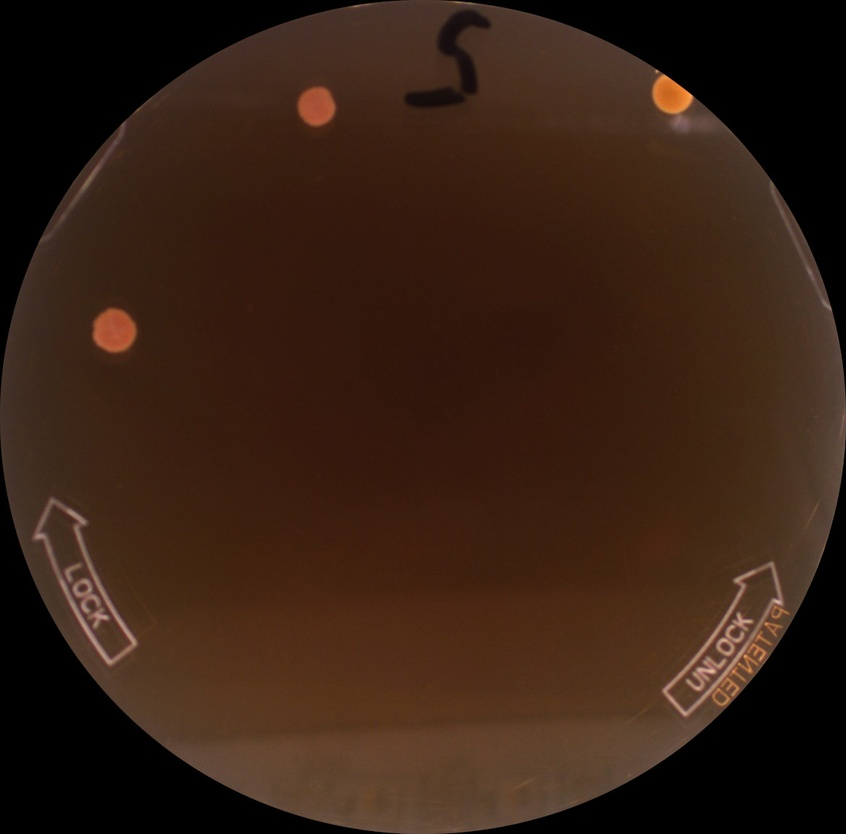
#> input picture pos15.jpg, 846 x 834 px, shrunk from 1164 x 1148 before the run
$ python opencv.py   (older library calls are emulated)
#> lines starting #> are read from the running program, lines starting #| are printed output that depends on the picture; after the words box and inside, x2 and y2 are one past the last pixel; in counts of white or black regions, pixels touching at a corner belong together
# %%
import cv2
from matplotlib import pyplot as plt
import numpy as np

# %%
im = cv2.imread('pos15.jpg', 0)
#> im: shape (834, 846); min 0, max 200, mean 37.6

# %%
plt.imshow(im)

# %%

kernel = np.ones((5,5), dtype = np.float)/25
im_fltd = cv2.medianBlur(im, 3)
edges = cv2.Canny(im, 50,100)
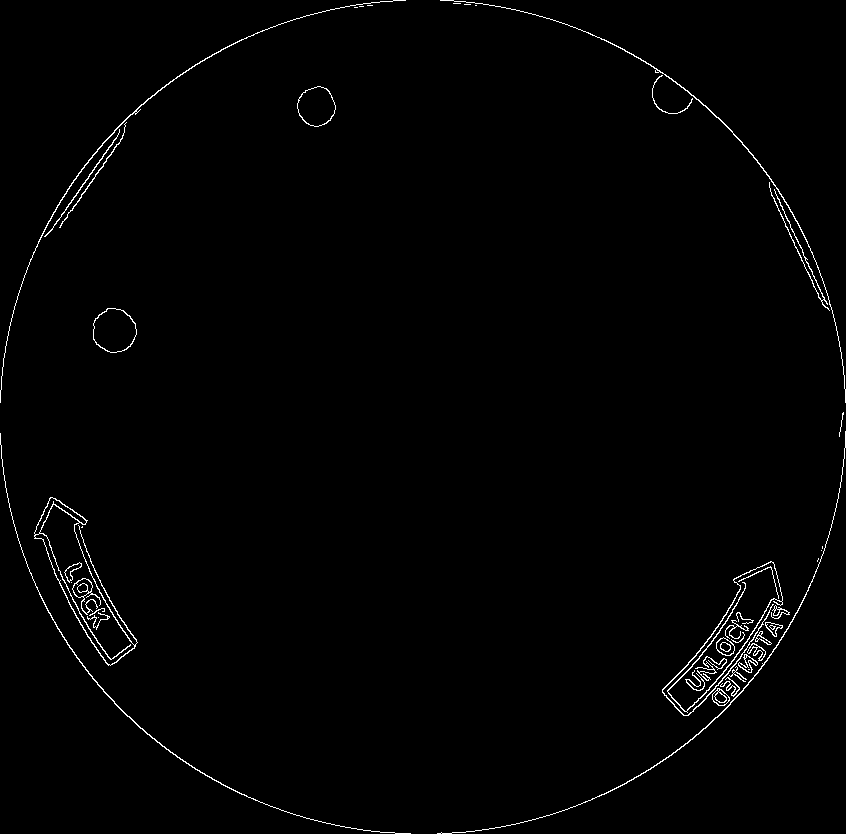
#> edges: shape (834, 846); 1.1% white in thin lines or dots
plt.imshow(edges)

# %%
plt.hist(im.flat, 100)
# %%

im_eq = cv2.equalizeHist(im)
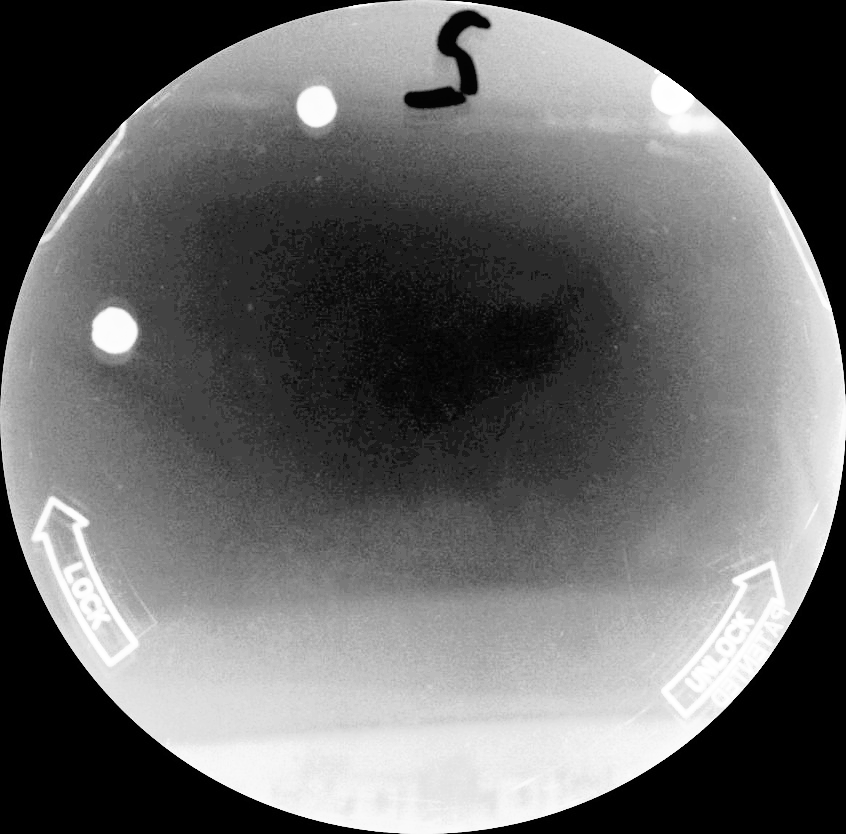
#> im_eq: shape (834, 846); min 0, max 255, mean 104.1
plt.imshow(im_eq)
# %%

clahe = cv2.createCLAHE(clipLimit = 2.0, tileGridSize = (15,15))
cl_im = clahe.apply(im)
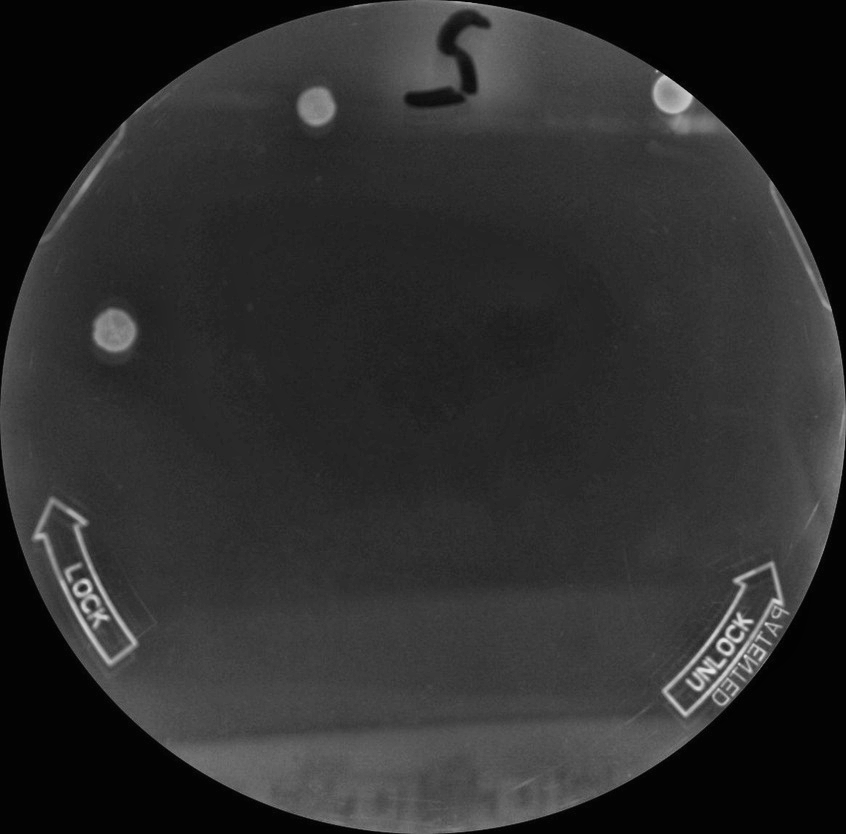
#> cl_im: shape (834, 846); min 2, max 234, mean 45.6
plt.imshow(cl_im)

# %%
def create_circular_mask(h, w, center=None, radius=None):
    '''
    Creates a mask of dimentions, height = h, width = x, with a circle marked true,
    located at the center and having radius  = radius
    I modified it from here:
    https://stackoverflow.com/questions/44865023/how-can-i-create-a-circular-mask-for-a-numpy-array
    '''
    if center is None: # use the middle of the image
        center = (int(w/2), int(h/2))
    if radius is None: # use the smallest distance between the center and image walls
        radius = min(center[0], center[1], w-center[0], h-center[1])

    #Compute square of the radius to avoid computing sqrt on every step
    radius_sq = radius**2

    Y, X = np.ogrid[:h, :w]
    dist_from_center_sq = (X - center[0])**2 + (Y-center[1])**2

    mask = dist_from_center_sq <= radius_sq

    return mask


# %%
# Otsu thresholding
mask = create_circular_mask(im.shape[0], im.shape[1])
ret, th = cv2.threshold(im[mask], 0,255, cv2.THRESH_BINARY+cv2.THRESH_OTSU)
#> ret = 55
im_th = im.copy()
im_th[im<ret] = 0
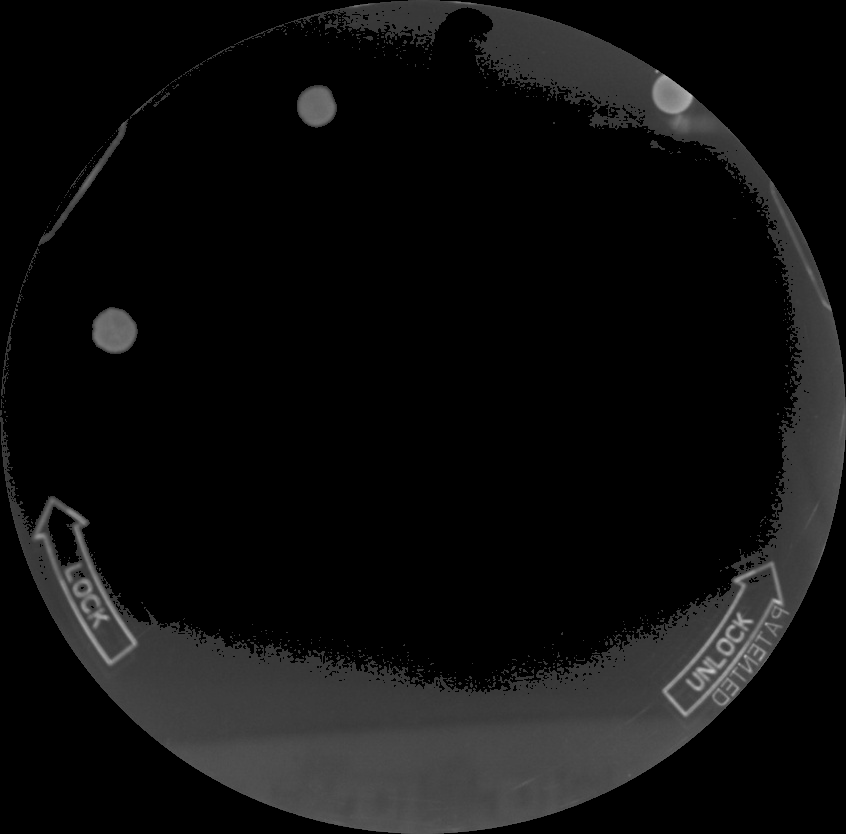
#> im_th: shape (834, 846); min 0, max 200, mean 14.6
im_th[im>ret] = 255
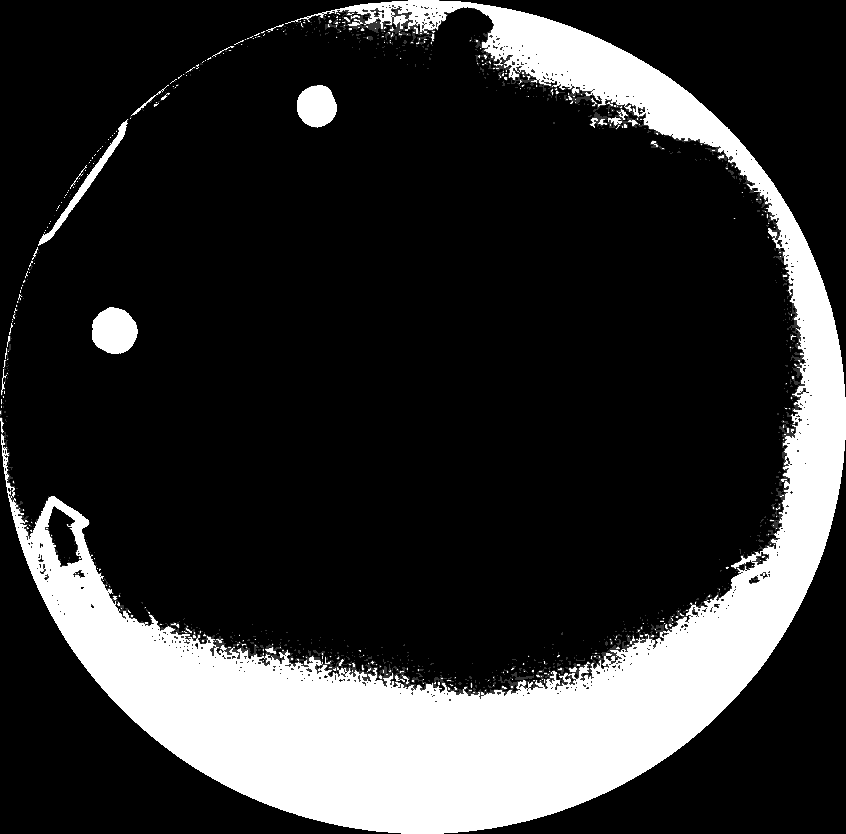
#> im_th: shape (834, 846); 19.37% of pixels changed, all inside (x1, y1, x2, y2) = (0, 0, 846, 834)
plt.imshow(im_th)

# %%
# Erosion and dilation
kernel = np.ones((5,5), dtype = np.uint8)
erosion = cv2.erode(im_th, kernel, iterations =1)
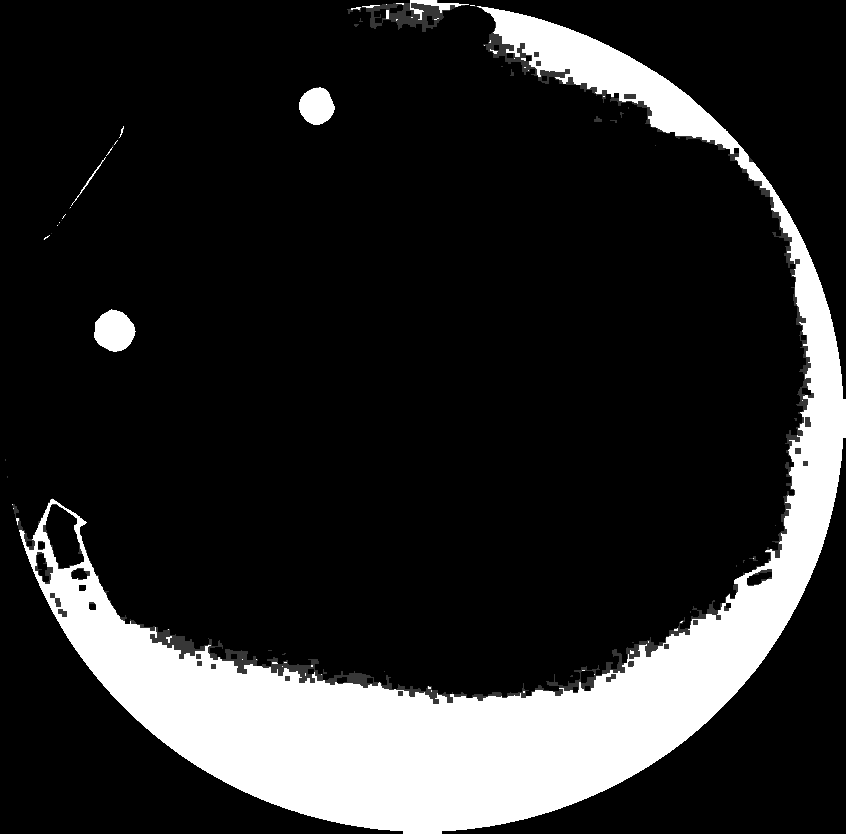
#> erosion: shape (834, 846); min 0, max 255, mean 41.6
dilation = cv2.dilate(erosion, kernel, iterations =1)
plt.imshow(dilation)
# %%
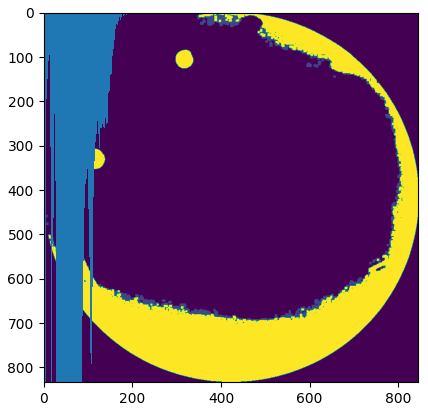
#> figure drawn by matplotlib, 1 panel

$ run again, with pos12.jpg copied over pos15.jpg
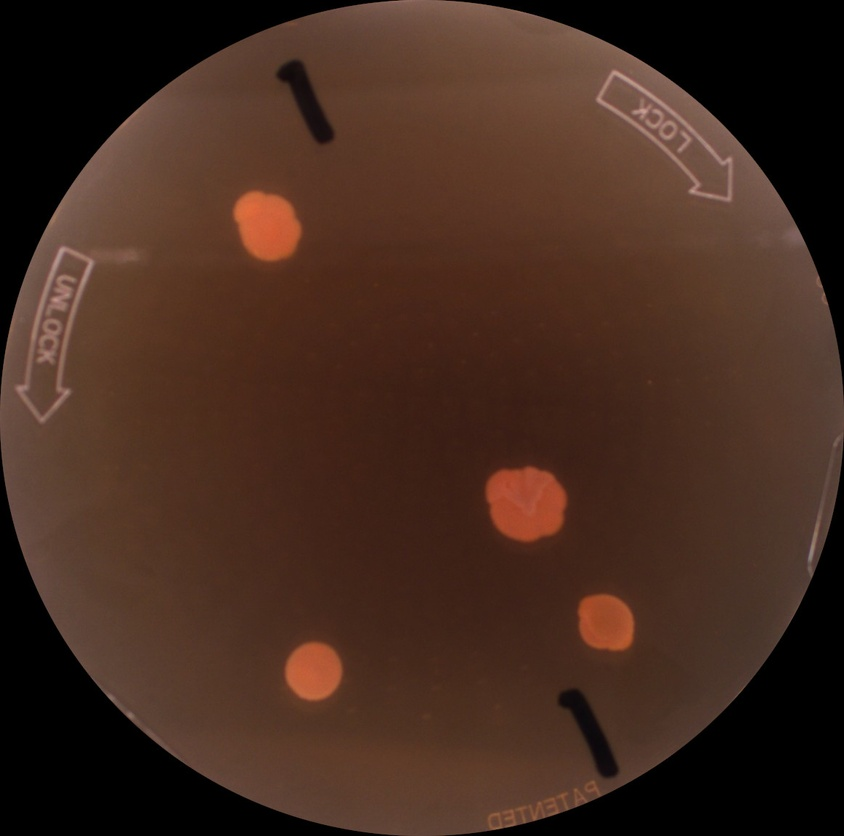
#> input picture pos12.jpg, 844 x 836 px, shrunk from 1162 x 1150 before the run
#> `edges = cv2.Canny(im, 50,100)`:
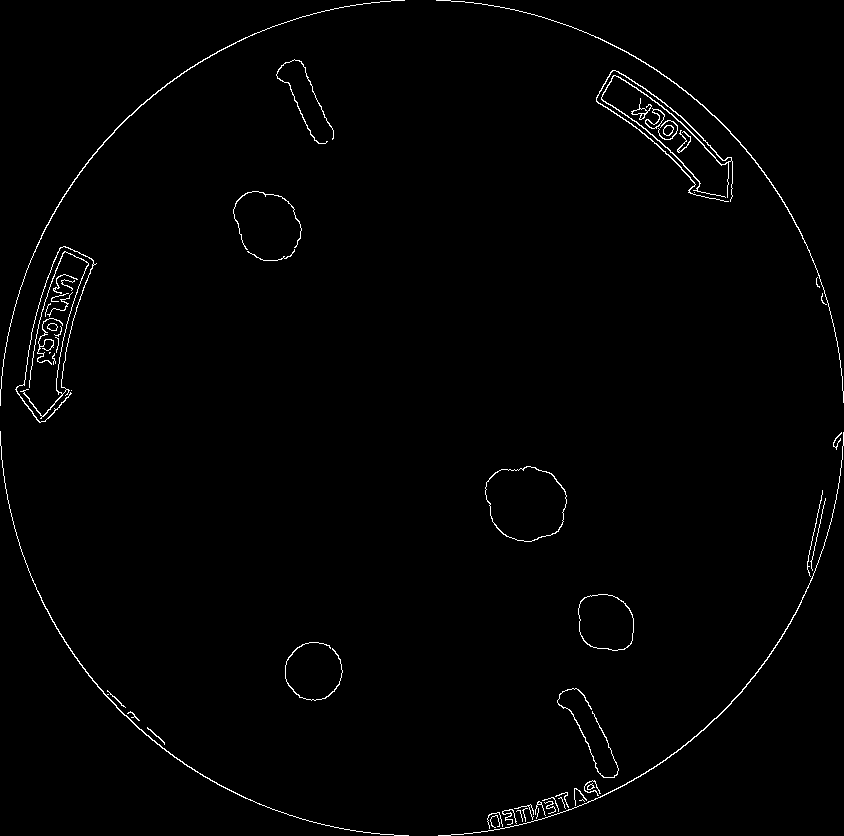
#> edges: shape (836, 844); 1.1% white in thin lines or dots
#> ret = 65
#> `# %%`:
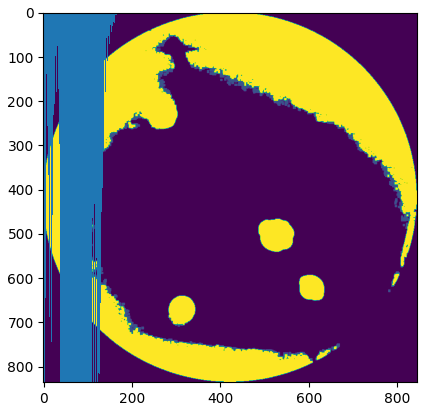
#> figure drawn by matplotlib, 1 panel

$ run again, with pos16.jpg copied over pos15.jpg
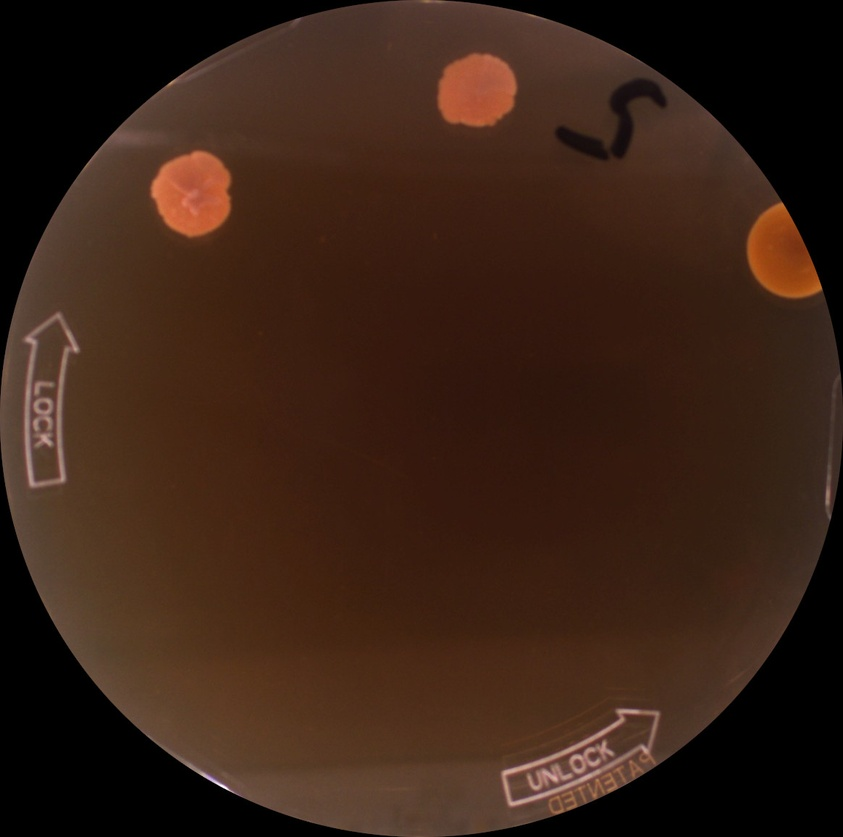
#> input picture pos16.jpg, 843 x 837 px, shrunk from 1164 x 1156 before the run
#> `edges = cv2.Canny(im, 50,100)`:
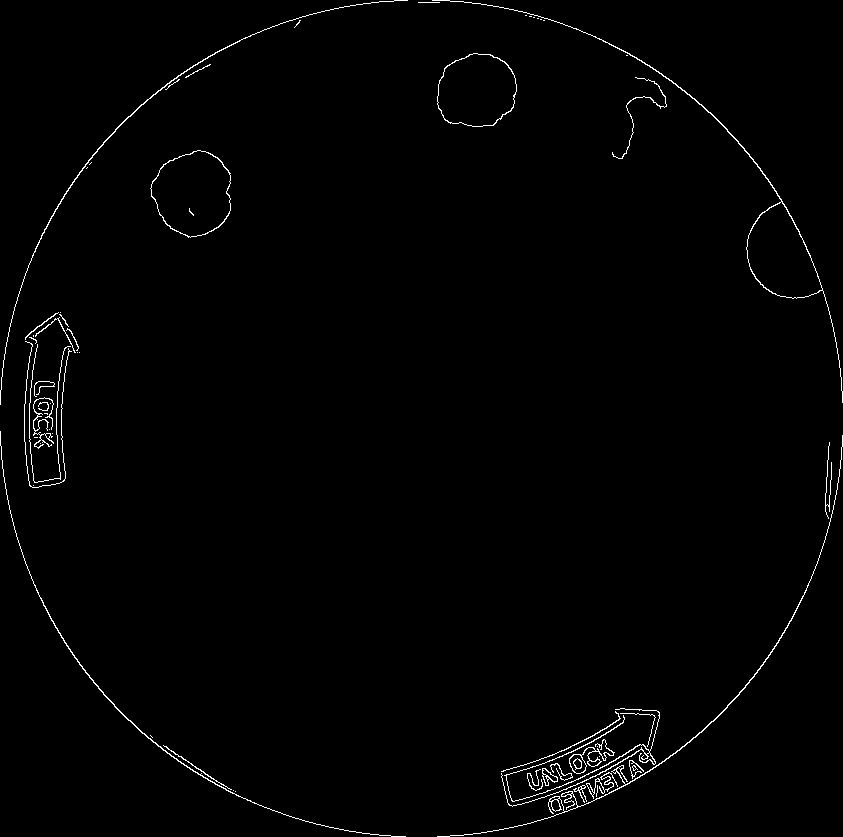
#> edges: shape (837, 843); 1.1% white in thin lines or dots
#> ret = 59
#> `# %%`:
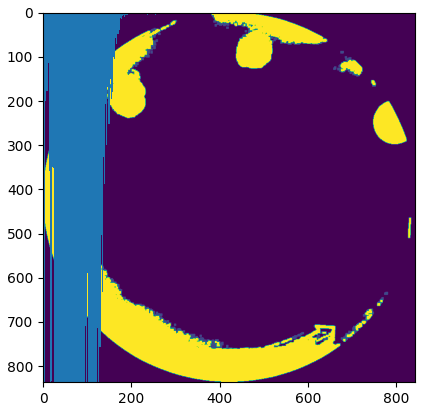
#> figure drawn by matplotlib, 1 panel

$ run again, with pos8.jpg copied over pos15.jpg
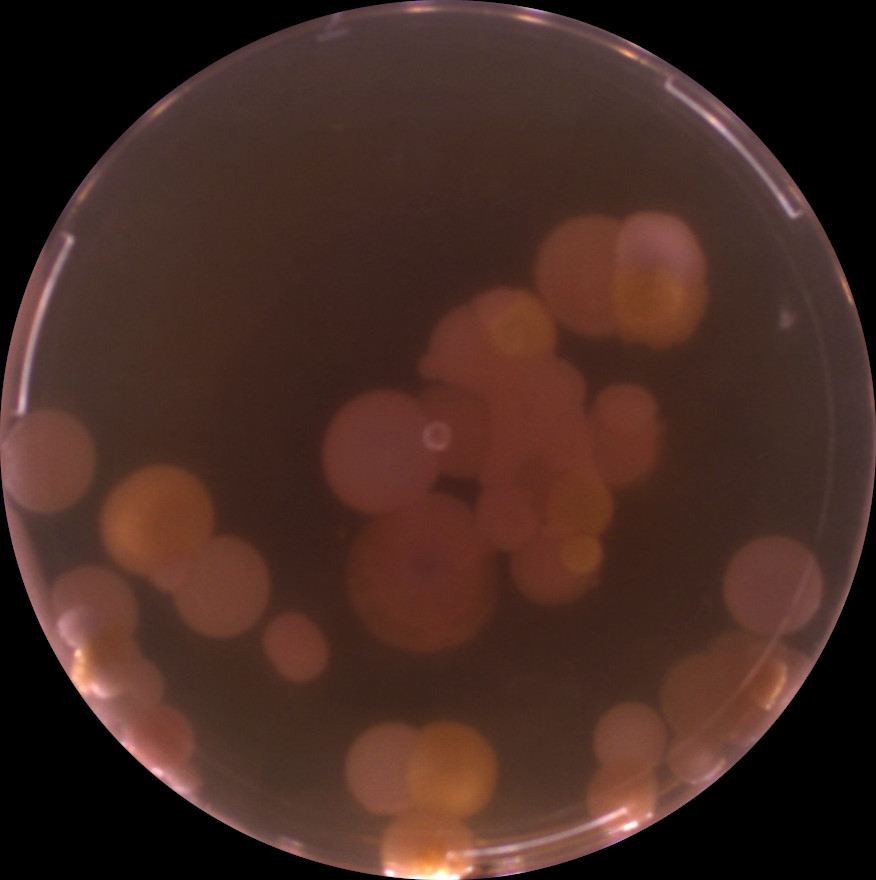
#> input picture pos8.jpg, 876 x 880 px
#> edges: shape (880, 876); 0.81% white in thin lines or dots
#> ret = 75
#> `# %%`:
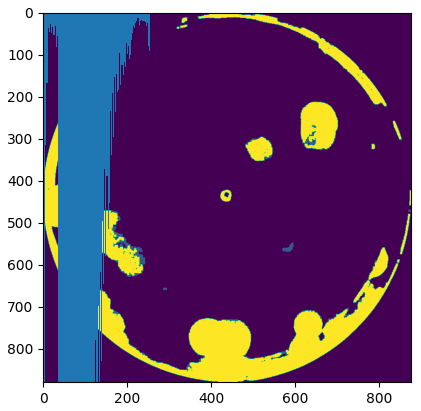
#> figure drawn by matplotlib, 1 panel
